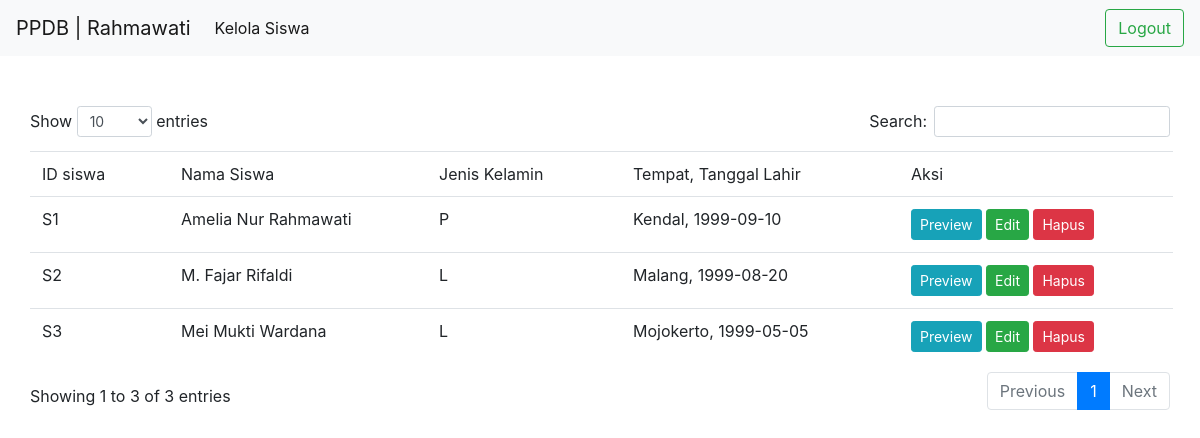
The app's page /apps/pages/kelola_siswa.php (signed in) with its own data.
### tables this page shows
CREATE TABLE `siswa` (
  `id_siswa` varchar(20) NOT NULL,
  `nama_siswa` varchar(45) NOT NULL,
  `alamat` text NOT NULL,
  `kabupaten` varchar(60) NOT NULL,
  `kecamatan` varchar(45) NOT NULL,
  `provinsi` varchar(45) NOT NULL,
  `jenis_kelamin` char(1) NOT NULL,
  `tempat_lahir` varchar(20) NOT NULL,
  `tanggal_lahir` date NOT NULL,
  `agama` varchar(10) NOT NULL,
  `no_hp` varchar(15) NOT NULL
);

### apps/pages/kelola_siswa.php (the view, shortened to what this page needs)
<?php
	include 'koneksi.php';
	$user=$_COOKIE['user'];
	if(!isset($user)) {
	header("location:Login_admin.php");
	} else {
?>
<html lang="en">
<head>
    <link rel="stylesheet" href="../dist/css/bootstrap.min.css">
    <link rel="stylesheet" href="../dist/css/datatable.min.css">
    <link rel="stylesheet" href="../dist/css/dataTables.bootstrap4.min.css">
    <link rel="stylesheet" href="../dist/css/dataTables.responsive.bootstrap4.min.css">
</head>
<body>
	<nav class="navbar navbar-expand-md navbar-light bg-light">
        <a class="navbar-brand" href="#">PPDB | <?= $user; ?></a>
        <div class="collapse navbar-collapse" id="collapsibleNavId">
            <ul class="navbar-nav mr-auto mt-2 mt-lg-0">
                <li class="nav-item active">
                    <a class="nav-link" href="">Kelola Siswa <span class="sr-only">(current)</span></a>
                </li>
            </ul>
            <form class="form-inline my-2 my-lg-0" action="remove_cookie.php">
                <button class="btn btn-outline-success my-2 my-sm-0" type="submit">Logout</button>
            </form>
        </div>
    </nav>
    <div class="container" style="margin-top: 50px;">
    	<div class="row">
    		<table class="table table-hover dataTable w-full" data-plugin="dataTable" id="tabelnya">
    			<thead>
    				<td>ID siswa</td>
    				<td>Nama Siswa</td>
    				<td>Jenis Kelamin</td>
    				<td>Tempat, Tanggal Lahir</td>
    				<td>Aksi</td>
    			</thead>
    			<tbody>
    				<?php
    				$query = mysqli_query($connect, "SELECT * FROM siswa");
    				foreach ($query as $key) {
    					?>
    						<tr>
		    					<td><?= $key['id_siswa']; ?></td>
		    					<td><?= $key['nama_siswa']; ?></td>
		    					<td><?= $key['jenis_kelamin']; ?></td>
		    					<td><?= $key['tempat_lahir'].", ".$key['tanggal_lahir']; ?></td>
		    					<td>
		    						<a href="preview.php?data=<?= $key['id_siswa']; ?>" class="btn btn-info btn-sm">Preview</a>
		    						<a href="edit.php?data=<?= $key['id_siswa']; ?>" class="btn btn-success btn-sm">Edit</a>
		    						<a href="delete.php?data=<?= $key['id_siswa']; ?>" class="btn btn-danger btn-sm">Hapus</button>
		    					</td>
		    				</tr>
    					<?php
    				}
    				?>
    			</tbody>
    		</table>
		</div>
	</div>
</body>
</html>
<?php } ?>

### records on screen
siswa: id_siswa "S1", nama_siswa "Amelia Nur Rahmawati", jenis_kelamin "P", tempat_lahir "Kendal", tanggal_lahir "1999-09-10"
siswa: id_siswa "S2", nama_siswa "M. Fajar Rifaldi", jenis_kelamin "L", tempat_lahir "Malang", tanggal_lahir "1999-08-20"
siswa: id_siswa "S3", nama_siswa "Mei Mukti Wardana", jenis_kelamin "L", tempat_lahir "Mojokerto", tanggal_lahir "1999-05-05"

### other values on screen
$user "Rahmawati"
